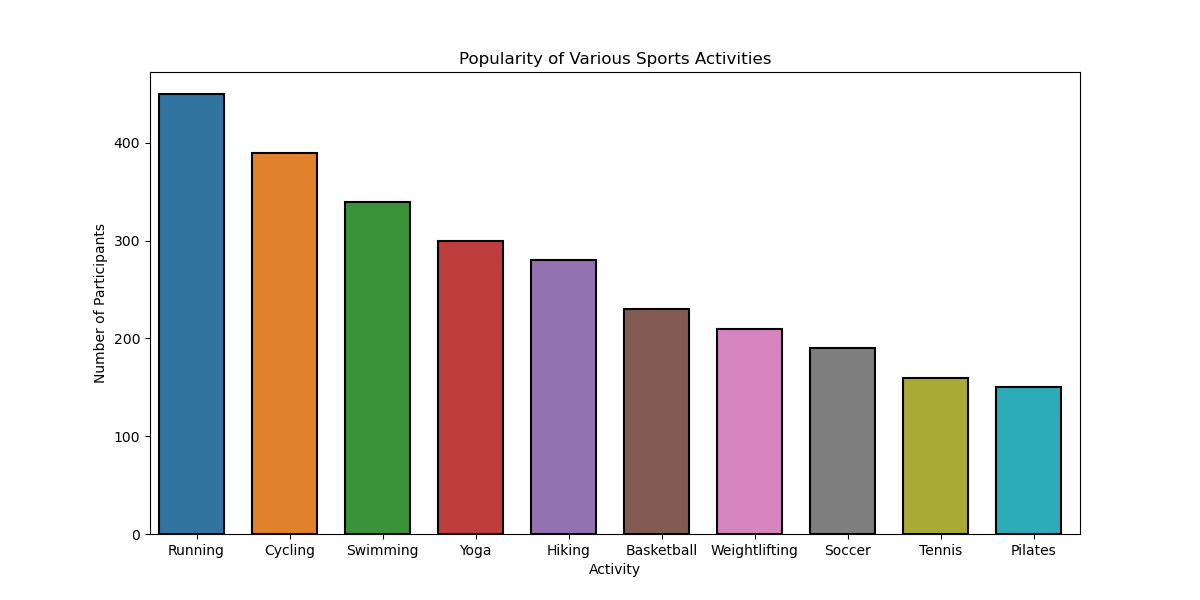

Reproduce this figure in Python.

import seaborn as sns
import matplotlib.pyplot as plt
import pandas as pd

# Creating the data as a DataFrame
data = {
    'Activity': ['Running', 'Swimming', 'Cycling', 'Yoga', 'Weightlifting', 'Hiking', 'Tennis', 'Basketball', 'Soccer', 'Pilates'],
    'Participants': [450, 340, 390, 300, 210, 280, 160, 230, 190, 150]
}

df = pd.DataFrame(data)

# Sorting data to make the chart easier to read
df = df.sort_values('Participants', ascending=False)

# Set up the matplotlib figure with changed width and height
plt.figure(figsize=(12, 6))

# Create the bar plot
sns.barplot(
    x='Activity',
    y='Participants',
    data=df,
    palette=[
        '#1f77b4', '#ff7f0e', '#2ca02c', '#d62728', '#9467bd',
        '#8c564b', '#e377c2', '#7f7f7f', '#bcbd22', '#17becf'
    ],
    linewidth=1.5,
    edgecolor='black'
)

# Adjust the width of the bars
for bar in plt.gca().patches:
    bar.set_width(0.7)

# Adding chart labels and title
plt.ylabel('Number of Participants')
plt.xlabel('Activity')
plt.title('Popularity of Various Sports Activities')

# Show the plot
plt.show()
